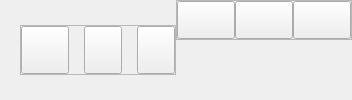
     <widget class="QFrame" name="header">
      <property name="sizePolicy">
       <sizepolicy hsizetype="Preferred" vsizetype="Preferred">
        <horstretch>0</horstretch>
        <verstretch>0</verstretch>
       </sizepolicy>
      </property>
      <property name="minimumSize">
       <size>
        <width>0</width>
        <height>70</height>
       </size>
      </property>
      <property name="maximumSize">
       <size>
        <width>16777215</width>
        <height>100</height>
       </size>
      </property>
      <property name="styleSheet">
       <string notr="true">QFrame#header {
	background-color: rgb(33, 33, 33);
}

</string>
      </property>
      <property name="frameShape">
       <enum>QFrame::NoFrame</enum>
      </property>
      <property name="frameShadow">
       <enum>QFrame::Plain</enum>
      </property>
      <property name="lineWidth">
       <number>0</number>
      </property>
      <layout class="QHBoxLayout" name="horizontalLayout">
       <property name="spacing">
        <number>0</number>
       </property>
       <property name="leftMargin">
        <number>20</number>
       </property>
       <property name="topMargin">
        <number>0</number>
       </property>
       <property name="rightMargin">
        <number>0</number>
       </property>
       <property name="bottomMargin">
        <number>0</number>
       </property>
       <item alignment="Qt::AlignLeft|Qt::AlignVCenter">
        <widget class="QFrame" name="left_header_frame_with_buttons">
         <property name="styleSheet">
          <string notr="true"/>
         </property>
         <property name="frameShape">
          <enum>QFrame::StyledPanel</enum>
         </property>
         <property name="frameShadow">
          <enum>QFrame::Raised</enum>
         </property>
         <layout class="QHBoxLayout" name="horizontalLayout_9">
          <property name="spacing">
           <number>15</number>
          </property>
          <property name="leftMargin">
           <number>0</number>
          </property>
          <property name="topMargin">
           <number>0</number>
          </property>
          <property name="rightMargin">
           <number>0</number>
          </property>
          <property name="bottomMargin">
           <number>0</number>
          </property>
          <item>
           <widget class="QPushButton" name="settings_button">
            <property name="styleSheet">
             <string notr="true">QPushButton#settings_button {
	width: 40px;
    height: 40px;
	
	border-image: url(:/icons/images/settings.svg);
}

QPushButton#settings_button::hover {
	
	border-image: url(:/icons/images/settings_hover.svg);
}</string>
            </property>
            <property name="text">
             <string/>
            </property>
           </widget>
          </item>
          <item>
           <widget class="QPushButton" name="add_button">
            <property name="autoFillBackground">
             <bool>false</bool>
            </property>
            <property name="styleSheet">
             <string notr="true">QPushButton#add_button {
	width: 30px;
    height: 40px;
	border-image: url(:/icons/images/add_file.svg);
}

QPushButton#add_button::hover {
	
	border-image: url(:/icons/images/add_file_hover.svg);
}</string>
            </property>
            <property name="text">
             <string/>
            </property>
            <property name="iconSize">
             <size>
              <width>60</width>
              <height>60</height>
             </size>
            </property>
           </widget>
          </item>
          <item>
           <widget class="QPushButton" name="download_button">
            <property name="styleSheet">
             <string notr="true">QPushButton#download_button {
	width: 30px;
    height: 40px;
	
	border-image: url(:/icons/images/download_file.svg);
}

QPushButton#download_button::hover {
	
	
	border-image: url(:/icons/images/download_file_hover.svg);
}</string>
            </property>
            <property name="text">
             <string/>
            </property>
            <property name="icon">
             <iconset>
              <normaloff>:/newPrefix/images/download.svg</normaloff>:/newPrefix/images/download.svg</iconset>
            </property>
            <property name="iconSize">
             <size>
              <width>60</width>
              <height>60</height>
             </size>
            </property>
           </widget>
          </item>
         </layout>
        </widget>
       </item>
       <item alignment="Qt::AlignRight|Qt::AlignTop">
        <widget class="QFrame" name="frame_with_window_buttons">
         <property name="minimumSize">
          <size>
           <width>0</width>
           <height>0</height>
          </size>
         </property>
         <property name="frameShape">
          <enum>QFrame::StyledPanel</enum>
         </property>
         <property name="frameShadow">
          <enum>QFrame::Raised</enum>
         </property>
         <layout class="QHBoxLayout" name="horizontalLayout_2">
          <property name="spacing">
           <number>0</number>
          </property>
          <property name="leftMargin">
           <number>0</number>
          </property>
          <property name="topMargin">
           <number>0</number>
          </property>
          <property name="rightMargin">
           <number>0</number>
          </property>
          <property name="bottomMargin">
           <number>0</number>
          </property>
          <item>
           <widget class="QPushButton" name="minimize_window_button">
            <property name="styleSheet">
             <string notr="true">QPushButton#minimize_window_button {
	width: 50px;
	height: 30px;
}

QPushButton#minimize_window_button::hover {
	background-color: rgb(144, 202, 249);
}</string>
            </property>
            <property name="text">
             <string/>
            </property>
            <property name="icon">
             <iconset resource="resources.qrc">
              <normaloff>:/icons/images/minimize.svg</normaloff>:/icons/images/minimize.svg</iconset>
            </property>
            <property name="iconSize">
             <size>
              <width>10</width>
              <height>10</height>
             </size>
            </property>
           </widget>
          </item>
          <item alignment="Qt::AlignRight">
           <widget class="QPushButton" name="restore_window_button">
            <property name="styleSheet">
             <string notr="true">QPushButton#restore_window_button {
	width: 50px;
	height: 30px;
}

QPushButton#restore_window_button::hover {	
	background-color: rgb(144, 202, 249);
}</string>
            </property>
            <property name="text">
             <string/>
            </property>
            <property name="icon">
             <iconset resource="resources.qrc">
              <normaloff>:/icons/images/restore_maximize_1.svg</normaloff>:/icons/images/restore_maximize_1.svg</iconset>
            </property>
            <property name="iconSize">
             <size>
              <width>10</width>
              <height>10</height>
             </size>
            </property>
           </widget>
          </item>
          <item alignment="Qt::AlignRight">
           <widget class="QPushButton" name="close_window_button">
            <property name="styleSheet">
             <string notr="true">QPushButton#close_window_button {
	width: 50px;
	height: 30px;
}

QPushButton#close_window_button::hover {
	background-color: rgb(255, 0, 0);
}</string>
            </property>
            <property name="text">
             <string/>
            </property>
            <property name="icon">
             <iconset resource="resources.qrc">
              <normaloff>:/icons/images/close.svg</normaloff>:/icons/images/close.svg</iconset>
            </property>
            <property name="iconSize">
             <size>
              <width>10</width>
              <height>10</height>
             </size>
            </property>
           </widget>
          </item>
         </layout>
        </widget>
       </item>
      </layout>
     </widget>
